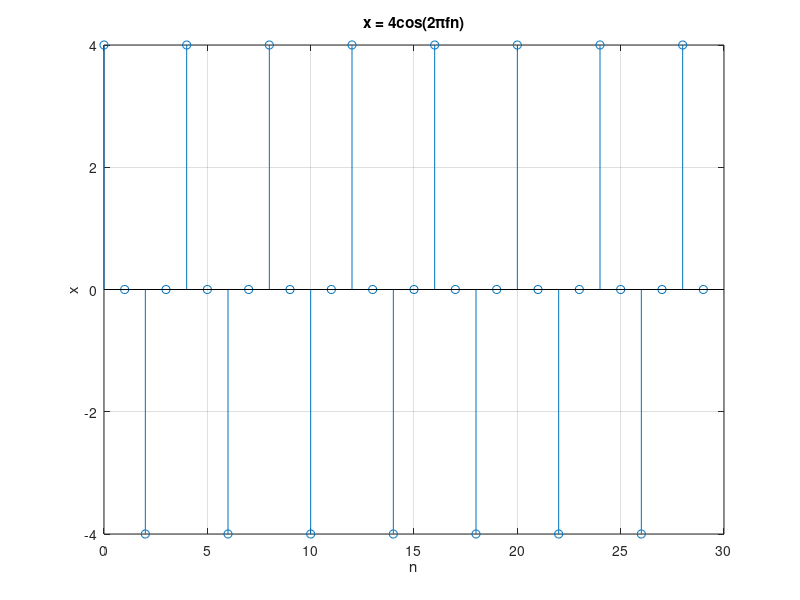

The MATLAB script that drew this image: (Note: this script raises an error after producing the figure.)
%   File name: rg_dft_properties.m
%   
%   Author: Adrián Ramos González. Professor(ESEIAAT-UPC). 
%   Email: adrian.ramos.gonzalez@upc.edu
%
%   Description: 
%   Lab 4 part of the Signal and Systems subject from The School of Industrial,
%   Aerospace and Audiovisual Engineering of Terrassa (ESEIAAT). 
%
%   Discrete Fourier Transform (DFT) is performed in a set of basic
%   signals. Some experiments are run to check basic properties, artifacts
%   and phenomenon happening due the mathematical characteristics of the Fourier
%   Transform when applied to discrete/digital systems (As in Matlab).
%   
%
%%
clear all; close all; clc;

%   Ex. 1: Signal generation
A = 4; % Signal (Cosinus) amplitude 
f = 2000; % Frequency in Hertz
fs = 8e3; % Sampling frequency (8000Hz)
fn = f/fs; % Normalised frequency in range (0,1)
L = 30; % Samples taken from the time series signal
n = 0:L-1; % Vector of discrete samples from time
x = A*cos(2*pi*fn*n); % Temporal signal
figure(1) % Representation of the signal
stem(n,x), xlabel("n"), ylabel("x") 
%! Use stem for discrete signals, it is
% more obvious for their discrete nature. plot is better for continuous
% analysis.
title("x = 4cos(2πfn)")
grid on;

%   Ex. 2: DFT
N=30; % Samples taken from the Fourier Transform
k=0:N-1; % Vector of discrete samples from frequency
tic % Start time counter to measure execution time
X_Matlab = fft(x,N); % Built-in Matlab fft function
MatlabExec = toc; % Stop time counter
% Our custom function get normalized frequencies, we should get them as:
tic
step = 1/N;
k_f = 0:step:(1-step);
X_custom = rg_trf(x,k_f); % Our custom fourier transform function
CustomFunction = toc;
figure(2)
subplot(211)
stem(k,abs(X_Matlab)), xlabel('k'), ylabel('|X[k]| built-in')
grid on;
subplot(212)
stem(k_f,abs(X_Matlab)), xlabel('normalized k'), ylabel('|X[k]| custom')
grid on;
fprintf("Built-in execution time = %.2f ms\n",MatlabExec*1000);
fprintf("Custom execution time = %.2f ms\n",CustomFunction*1000);
performance = (CustomFunction / MatlabExec)*100;
fprintf("Built-in shows = %.2f%% performance increase\n",performance);

%   Ex. 3,4: Measurements
figure(3)
subplot(211)
stem(k,abs(X_Matlab)), xlabel('k'), ylabel('|X[k]|')
grid on; 
% Let's get the frequencies
freqs = (fs*k)/N; % k over N is equal to f over fs. 
subplot(212)
stem(freqs,abs(X_Matlab)), xlabel('f'), ylabel('|X[k]|')
grid on; 
[maxValue,maxIndex] = max(abs(X_Matlab));
maxfreq = maxIndex * fs / N;
ferror = abs(f-maxfreq);
ferror_perc = ferror / f * 100;
fprintf("Absolute frequency error = %.2f\n",ferror);
fprintf("Frequency error = %.2f%%\n",ferror_perc);
% A = max(abs(X(f)))*2/L for pure sinusoid, remember. Then:
aerror = abs(A-maxValue*2/L);
aerror_perc = aerror/A*100;
fprintf("Absolute amplitude error = %.2f\n",aerror);
fprintf("Amplitude error = %.2f%%\n",aerror_perc);

%   Ex.5: Increasing FFT resolution to N2 = 4096 points
%   DFT
N=4096; % Samples taken from the Fourier Transform
k=0:N-1; % Vector of discrete samples from frequency
tic % Start time counter to measure execution time
X_Matlab = fft(x,N); % Built-in Matlab fft function
MatlabExec = toc; % Stop time counter
% Our custom function get normalized frequencies, we should get them as:
tic
step = 1/N;
k_f = 0:step:(1-step);
X_custom = rg_trf(x,k_f); % Our custom fourier transform function
CustomFunction = toc;
figure(4)
subplot(211)
stem(k,abs(X_Matlab)), xlabel('k'), ylabel('|X[k]| built-in')
grid on;
subplot(212)
stem(k_f,abs(X_Matlab)), xlabel('normalized k'), ylabel('|X[k]| custom')
grid on;
fprintf("Built-in execution time = %.2f ms\n",MatlabExec*1000);
fprintf("Custom execution time = %.2f ms\n",CustomFunction*1000);
performance = (CustomFunction / MatlabExec)*100;
fprintf("Built-in shows = %.2f%% performance increase\n",performance);

%   Measurements
figure(5)
subplot(211)
stem(k,abs(X_Matlab)), xlabel('k'), ylabel('|X[k]|')
grid on; 
% Let's get the frequencies
freqs = (fs*k)/N; % k over N is equal to f over fs. 
subplot(212)
stem(freqs,abs(X_Matlab)), xlabel('f'), ylabel('|X[k]|')
grid on; 
[maxValue,maxIndex] = max(abs(X_Matlab));
maxfreq = maxIndex * fs / N;
ferror = abs(f-maxfreq);
ferror_perc = ferror / f * 100;
fprintf("Absolute frequency error = %.2f\n",ferror);
fprintf("Frequency error = %.2f%%\n",ferror_perc);
% A = max(abs(X(f)))*2/L for pure sinusoid, remember. Then:
aerror = abs(A-maxValue*2/L);
aerror_perc = aerror/A*100;
fprintf("Absolute amplitude error = %.2f\n",aerror);
fprintf("Amplitude error = %.2f%%\n",aerror_perc);

%% 
%   Ex. 9: Now L = 32. N = 512
clear all; close all; clc;

%   Signal generation
A = 4; % Signal (Cosinus) amplitude 
f = 2000; % Frequency in Hertz
fs = 8e3; % Sampling frequency (8000Hz)
fn = f/fs; % Normalised frequency in range (0,1)
L = 32; % Samples taken from the time series signal
n = 0:L-1; % Vector of discrete samples from time
x = A*cos(2*pi*fn*n); % Temporal signal
figure(1) % Representation of the signal
subplot(311)
stem(n,x), xlabel("n"), ylabel("x") 
%! Use stem for discrete signals, it is
% more obvious for their discrete nature. plot is better for continuous
% analysis.
title("x = 4cos(2πfn)")
grid on;

%   DFT taking ex. 2 parameters
L_old = 30; % Samples taken from the time series signal
n_old = 0:L-1; % Vector of discrete samples from time
x_old = A*cos(2*pi*fn*n_old); % Temporal signal
N_old=30; % Samples taken from the Fourier Transform
k_old=0:N_old-1; % Vector of discrete samples from frequency
X_old = fft(x,N_old); % Built-in Matlab fft function
subplot(312)
stem(k_old,abs(X_old)), xlabel('k'), ylabel('|X[k]| for L=30, N=30')
grid on;

%   DFT for N = 512
N=512; % Samples taken from the Fourier Transform
k=0:N-1; % Vector of discrete samples from frequency
X = fft(x,N); % Built-in Matlab fft function
subplot(313)
stem(k,abs(X)), xlabel('k'), ylabel('|X[k]| for L=32, N=512')
grid on;

%   Ex. 10:
y_old = ifft(X_old,L_old);
y = ifft(X,L);
figure(2)
subplot(311)
stem(n,x), xlabel('n'), ylabel('x original')
grid on;
subplot(312)
n_old = 0:L_old-1;
stem(n_old,y_old), xlabel('n'), ylabel('x reconstructed L=N=30')
grid on;
subplot(313)
stem(n,y), xlabel('n'), ylabel('x reconstructed L=32 N=512')
grid on;

%% Ex. 11: Windowing (Triangular window)

%   Ex. 11: Now L = 19. fn = 0.25. n =[-9,9]
clear all; close all; clc;
A = 4;
Fx = 0.25; % Now we got the normalized frequency
n = -9:9; % The signal is non-causal (Negative values)
x = A*cos(2*pi*Fx*n);
w = [1:10,9:-1:1]/10; % Triangular window
y = x.*w; % Windowing the original signal

%   Ex. 12:
figure(1)
subplot(311)
stem(n,x,"filled")
title('x[n],w[n] and y[n]'), ylabel('x[n]'), xlabel('n')
subplot(312)
stem(n,w), ylabel('w[n]'), xlabel('n')
subplot(313)
stem(n,y), ylabel('y[n]'), xlabel('n')

%   Ex. 13: Temporal shift (Delay) of 9 samples 
n1 = 0:18; % Temporal refference 
y1 = y; % It is the same vector, just changes the temporal refference

%   Ex. 14: DFT
N = 19;
Y1 = fft(y1,N);
figure(2)
subplot(311)
stem(n1,y1), ylabel('y1[n1]'), xlabel('n1')
title('y[n],Y[k] and Y[k] phase for N=19'), ylabel('x[n]'), xlabel('n')
subplot(312)
stem(abs(Y1)), ylabel('|X[k]|'), xlabel('k')
subplot(313)
stem(angle(Y1)), ylabel('\Phi_X[k]'), xlabel('k')

%   Ex. 15: DFT N=512 (Window-applied signal)
N = 512;
Ydft = fft(y1,N);
figure(3)
subplot(311)
stem(n1,y1), ylabel('y1[n1]'), xlabel('n1')
title('y1[n],Y[k] and Y[k] phase for N=512'), ylabel('x[n]'), xlabel('n')
subplot(312)
stem(abs(Ydft)), ylabel('|Y[k]|'), xlabel('k')
subplot(313)
stem(angle(Ydft)), ylabel('\Phi_Y[k]'), xlabel('k')

%   Ex. 16: DFT N=512 (Original singal. No window)
N = 512;
Xdft = fft(x,N);
% Representacio de la transformada
figure(4)
subplot(311)
stem(n,x), ylabel('x[n]'), xlabel('n')
title('x[n],|Xdft[k]| and |Ydft[k]| for N=512'), ylabel('x[n]'), xlabel('n')
subplot(312)
stem(abs(Xdft)), ylabel('|Xdft[k]|'), xlabel('k')
subplot(313)
stem(abs(Ydft)), ylabel('Ydft[k]'), xlabel('k')

%   Ex. 17, 18: Experimental (Use Matlab's stem() GUI to mesasure)
main_lobe = 36;
sec_lobe = 8;
% Measurement of intensity level which is related to energy:
G = 20*log10(abs(main_lobe/sec_lobe)); 
fprintf("Main over secondary lobe ratio  = %.2f dB \n",G);


%   Ex. 19: DFT properties
no = 10; % We should get a delay of 10 samples (Check theory)
N = 512;
k = 0:N-1;
Ydft1 = Ydft.*exp((-1i*2*pi*no.*k)/N);
zn = ifft(Ydft1);
y1_19 = [y1 zeros(1,no)];

figure(5)
subplot(211)
stem(zn(1:length(y1_19))), ylabel('zn[n]'), xlabel('n')
subplot(212)
stem(y1_19), ylabel('y1[n]'), xlabel('n')
title('y1[n] compared to zn[n] (Delay applied in frequency)')

%   Ex. 20: Now with no=500. length(Ydft) = 512... We shoudl expect
%   problems
no = 500; % We should get a delay of 10 samples (Check theory)
N = 512;
k = 0:N-1;
Ydft1 = Ydft.*exp((-1i*2*pi*no.*k)/N);
zn = ifft(Ydft1);
y1_19 = [y1 zeros(1,no)];

figure(6)
subplot(211)
stem(zn), ylabel('zn[n]'), xlabel('n') % This is modified to prevent crash
% We can see some cyclic nature. Signal is advanced 12 samples
subplot(212)
stem(y1_19), ylabel('y1[n]'), xlabel('n')
title('y1[n] compared to zn[n] (Delay applied in frequency)')

%   Ex. 21: 
n = 0:18;
y2 = y1.*exp((1i*2*pi*n)/4);
N = 512;
Zdft = fft(y2,N);
figure(7)
subplot(211)
stem(abs(Ydft)), ylabel('|Ydft[k]|'), xlabel('k')
title('Ydft[k] compared to Zdft[k] with negative delay applied in time ')
subplot(212)
stem(abs(Zdft)), ylabel('|Zdft[k]|'), xlabel('k')

%%   Ex. 22: Convolution property.
L = 6;
n = 0:L-1;
x = sv_pL(n,L);
y = conv(x,x);
ny = 0:2*(L-1);

figure(1)
subplot(211)
stem(n,x), ylabel('x[n]'), xlabel('n')
subplot(212)
stem(ny,y), ylabel('y[n]=x[n]*x[n]'), xlabel('n')

%   Ex. 23: With N>L. L=10 for y. 
N = 15;
X = fft(x,N);
Z = X.*X;
z = ifft(Z,N);
nz = 0:N-1;  

figure(2)
subplot(211)
stem(nz,z), ylabel('z[n]'), xlabel('n')
subplot(212)
stem(ny,y), ylabel('y[n]=x[n]*x[n]'), xlabel('n')
ax = findall(gcf, 'type', 'axes'); % Find all axes in the figure
linkaxes(ax, 'xy'); % Link both x and y axes

%   Ex. 24: Now with N=9. With N<L the signal reconstruction fails!
N = 9;
X = fft(x,N);
Z = X.*X;
z = ifft(Z,N);
nz = 0:N-1;  

figure(3)
subplot(211)
stem(nz,z), ylabel('z[n]'), xlabel('n')
subplot(212)
stem(ny,y), ylabel('y[n]=x[n]*x[n]'), xlabel('n')
ax = findall(gcf, 'type', 'axes'); % Find all axes in the figure
linkaxes(ax, 'xy'); % Link both x and y axes

% N>L is the minimum ifft length to reconstruct the signal succesfully
N = 11;
X = fft(x,N);
Z = X.*X;
z = ifft(Z,N);
nz = 0:N-1;  

figure(4)
subplot(211)
stem(nz,z), ylabel('z[n]'), xlabel('n')
subplot(212)
stem(ny,y), ylabel('y[n]=x[n]*x[n]'), xlabel('n')
ax = findall(gcf, 'type', 'axes'); % Find all axes in the figure
linkaxes(ax, 'xy'); % Link both x and y axes

%   Ex. 25-29: Theory

%%  Ex. 30: FIR LPF design by frequency sampling
clear all; close all; clc;

% DESIGN PARAMETERS
Fc = 1/4; % Cuttoff frequency (Normalized)
N = 128; % Number of coefficients a.k.a. FIR filter order

k = 0:N-1; % Vector of frequency samples 
H = ones(1,N); % Initizaliation of the filter as no filter

% Have in mind Matlab's infamous vector indexing! This is 99% of this
% design comlexity. The implementation. 
Cutoff = floor(N*Fc); % Discrete cutoff frequency
k1 = 0:Cutoff-1;
H1 = exp(-1i*pi.*k1);

Nyquist_freq = N/2; % Limit freq. 
k2 = Cutoff:Nyquist_freq-1; % Vector of samples reaching limit freq.
N2 = length(k2); % Size of samples until reaching limit freq. 
H2 = zeros(1,N2);

% Now I paste H1 and H2, then compute its complex conjugate
H3 = [H1 H2];
H4 = flip(H3);
H4 = conj(H4);
% Last step is to create the symetry 
H = [H3 H4];

figure(1)
subplot(311)
stem(k,abs(H)), ylabel('|H[k]|'), xlabel('k')
title(sprintf('H[k] designed with Fc=%1.2f and N=%d',Fc,N))
subplot(312)
stem(k,angle(H)), ylabel('\Phi_H[k]'), xlabel('k')
h = ifft(H,N);
h = abs(h); % Discarting little errors from Matlab computations
L = N;
n = 0:L-1;
subplot(313)
stem(n,h), ylabel('h[n]'), xlabel('n')

is_causal = all(H==conj(flip(H)));
if is_causal
    fprintf("The filter is causal\n")
else 
    fprintf("Non-causal filter\n")
end 

%%   Ex. 31: Now with N=4098

% DESIGN PARAMETERS
Fc = 1/4; % Cuttoff frequency (Normalized)
N = 4098; % Number of coefficients a.k.a. FIR filter order

k = 0:N-1; % Vector of frequency samples 
H = ones(1,N); % Initizaliation of the filter as no filter

% Have in mind Matlab's infamous vector indexing! This is 99% of this
% design comlexity. The implementation. 
Cutoff = floor(N*Fc); % Discrete cutoff frequency
k1 = 0:Cutoff-1;
H1 = exp(-1i*pi.*k1);

Nyquist_freq = N/2; % Limit freq. 
k2 = Cutoff:Nyquist_freq-1; % Vector of samples reaching limit freq.
N2 = length(k2); % Size of samples until reaching limit freq. 
H2 = zeros(1,N2);

% Now I paste H1 and H2, then compute its complex conjugate
H3 = [H1 H2];
H4 = flip(H3);
H4 = conj(H4);
% Last step is to create the symetry 
H = [H3 H4];

figure(2)
subplot(311)
stem(k,abs(H)), ylabel('|H[k]|'), xlabel('k')
title(sprintf('H[k] designed with Fc=%1.2f and N=%d',Fc,N))
subplot(312)
stem(k,angle(H)), ylabel('\Phi_H[k]'), xlabel('k')
h = ifft(H,N);
h = abs(h); % Discarting little errors from Matlab computations
L = N;
n = 0:L-1;
subplot(313)
stem(n,h), ylabel('h[n]'), xlabel('n')

is_causal = all(H==conj(flip(H)));
if is_causal
    fprintf("The filter is causal\n")
else 
    fprintf("Non-causal filter\n")
end 

%%  Ex. 32-33: Window applied to ideal impulse response

L = 126; % Length of the temporal window
Fc = 1/4;
n1 = -L/2:L/2;% Exercise specs
h1 = 2*Fc*sinc(2*Fc.*n1);
H1 = fft(h1);
N1 = length(H1);
k1 = 0:N1-1;

figure(3)
subplot(311)
stem(k1,abs(H1)), ylabel('|H[k]| from ideal impulse response'), xlabel('k')
title(sprintf('H[k] designed with Fc=%1.2f and N=%d',Fc,N1))
subplot(312)
stem(k1,angle(H1)), ylabel('\Phi_H[k]'), xlabel('k')
subplot(313)
stem(n1,h1), ylabel('h[n]'), xlabel('n')

% Increasing filter length, increase resolution which improve HF response
% at expenses with the must of more memory (More coeficients) == more delay
% Play with it!
% Also, freq design shows phase rotation but constant phase (causal). Time
% design has some delay by design. 

%%  Ex. 34: Parks-McClellan ideal FIR filter design
clear all; clc; 

Fc = 1/4;
[n,fo,ao,w] = firpmord([Fc Fc+0.01],[1 0],[0.001 0.01]);
b = firpm(n,fo,ao,w);
H2 = freqz(b,1,[]);
N2 = length(H2);
k2 = 0:N2-1;
h2 = ifft(H2,N2);
n2 = 0:N2-1;

figure(4)
subplot(311)
stem(k2,abs(H2)), ylabel('|H[k]| from ideal impulse response'), xlabel('k')
title(sprintf('H[k] designed with Fc=%1.2f and N=%d',Fc,N2))
subplot(312)
stem(k2,angle(H2)), ylabel('\Phi_H[k]'), xlabel('k')
subplot(313)
stem(n2,h2), ylabel('h[n]'), xlabel('n')